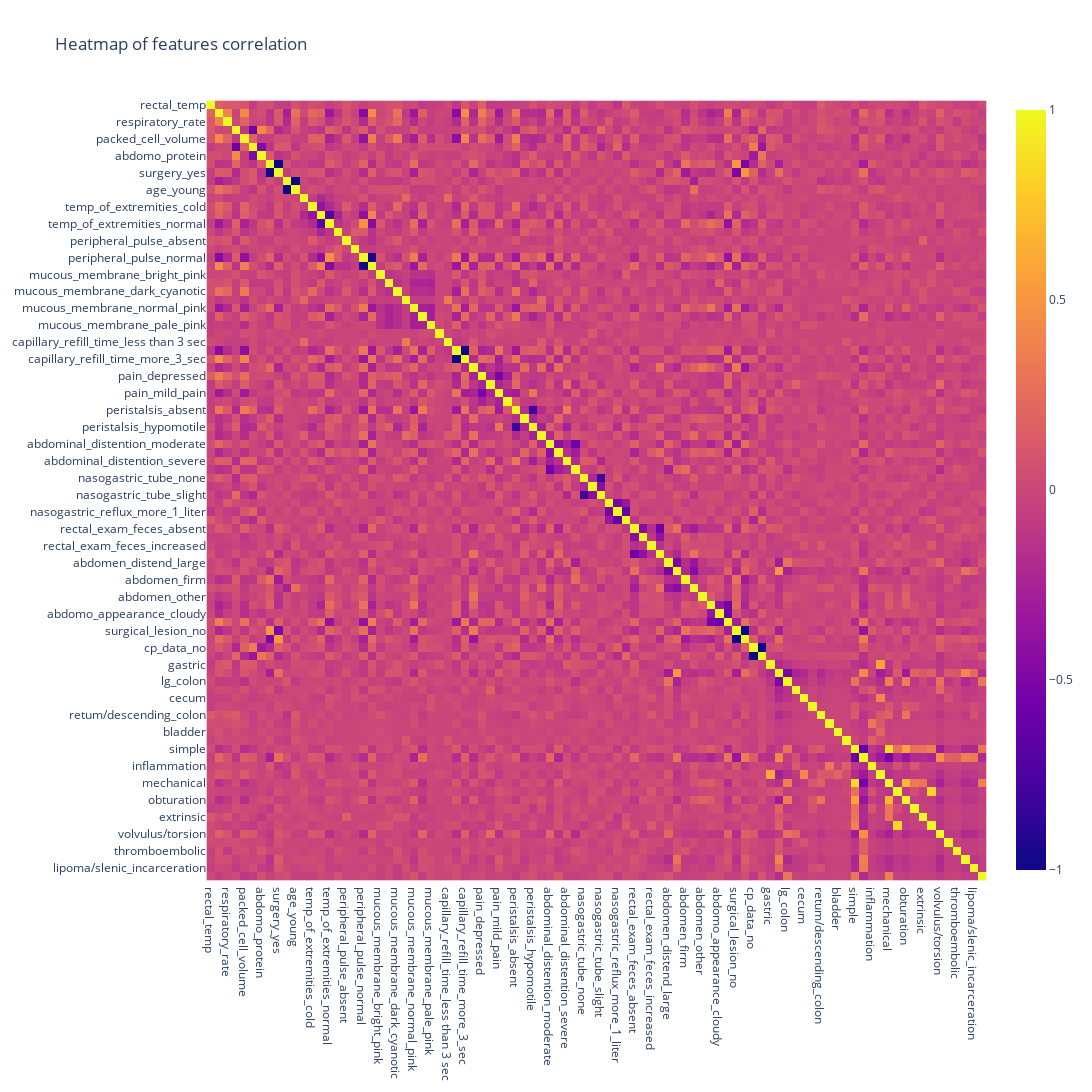

Write notebook code for a chart like this one.
### Code cell
fig = px.imshow(corr,
          title='Heatmap of features correlation',
          height=2000,
          width=2000)
fig.show()

### Figure 1 — Plotly figure (JSON) as saved in the notebook; plotly's stock layout.template omitted (floating-point values rounded to 4 significant figures; data arrays with more than 128 entries replaced by an {"elided": "..."} marker saying what was removed)
{"data": [{"coloraxis": "coloraxis", "hovertemplate": "x: %{x}<br>y: %{y}<br>color: %{z}<extra></extra>", "name": "0", "type": "heatmap", "x": ["rectal_temp", "pulse", "respiratory_rate", "nasogastric_reflux_ph", "packed_cell_volume", "total_protein", "abdomo_protein", "surgery_no", "surgery_yes", "age_adult", "age_young", "temp_of_extremities_Normal", "temp_of_extremities_cold", "temp_of_extremities_cool", "temp_of_extremities_normal", "temp_of_extremities_warm", "peripheral_pulse_absent", "peripheral_pulse_increased", "peripheral_pulse_normal", "peripheral_pulse_reduced", "mucous_membrane_bright_pink", "mucous_membrane_bright_red", "mucous_membrane_dark_cyanotic", "mucous_membrane_normal pink", "mucous_membrane_normal_pink", "mucous_membrane_pale_cyanotic", "mucous_membrane_pale_pink", "capillary_refill_time_3", "capillary_refill_time_less than 3 sec", "capillary_refill_time_less_3_sec", "capillary_refill_time_more_3_sec", "pain_alert", "pain_depressed", "pain_extreme_pain", "pain_mild_pain", "pain_severe_pain", "peristalsis_absent", "peristalsis_hypermotile", "peristalsis_hypomotile", "peristalsis_normal", "abdominal_distention_moderate", "abdominal_distention_none", "abdominal_distention_severe", "abdominal_distention_slight", "nasogastric_tube_none", "nasogastric_tube_significant", "nasogastric_tube_slight", "nasogastric_reflux_less_1_liter", "nasogastric_reflux_more_1_liter", "nasogastric_reflux_none", "rectal_exam_feces_absent", "rectal_exam_feces_decreased", "rectal_exam_feces_increased", "rectal_exam_feces_normal", "abdomen_distend_large", "abdomen_distend_small", "abdomen_firm", "abdomen_normal", "abdomen_other", "abdomo_appearance_clear", "abdomo_appearance_cloudy", "abdomo_appearance_serosanguious", "surgical_lesion_no", "surgical_lesion_yes", "cp_data_no", "cp_data_yes", "gastric", "sm_intestine", "lg_colon", "lg_colon_and_cecum", "cecum", "transverse_colon", "retum/descending_colon", "uterus", "bladder", "all_intestinal_sites", "simple", "strangulation", "inflammation", "other", "mechanical", "paralytic", "obturation", "intrinsic", "extrinsic", "adynamic", "volvulus/torsion", "intussuption", "thromboembolic", "hernia", "lipoma/slenic_incarceration", "displacement"], "xaxis": "x", "y": ["rectal_temp", "pulse", "respiratory_rate", "nasogastric_reflux_ph", "packed_cell_volume", "total_protein", "abdomo_protein", "surgery_no", "surgery_yes", "age_adult", "age_young", "temp_of_extremities_Normal", "temp_of_extremities_cold", "temp_of_extremities_cool", "temp_of_extremities_normal", "temp_of_extremities_warm", "peripheral_pulse_absent", "peripheral_pulse_increased", "peripheral_pulse_normal", "peripheral_pulse_reduced", "mucous_membrane_bright_pink", "mucous_membrane_bright_red", "mucous_membrane_dark_cyanotic", "mucous_membrane_normal pink", "mucous_membrane_normal_pink", "mucous_membrane_pale_cyanotic", "mucous_membrane_pale_pink", "capillary_refill_time_3", "capillary_refill_time_less than 3 sec", "capillary_refill_time_less_3_sec", "capillary_refill_time_more_3_sec", "pain_alert", "pain_depressed", "pain_extreme_pain", "pain_mild_pain", "pain_severe_pain", "peristalsis_absent", "peristalsis_hypermotile", "peristalsis_hypomotile", "peristalsis_normal", "abdominal_distention_moderate", "abdominal_distention_none", "abdominal_distention_severe", "abdominal_distention_slight", "nasogastric_tube_none", "nasogastric_tube_significant", "nasogastric_tube_slight", "nasogastric_reflux_less_1_liter", "nasogastric_reflux_more_1_liter", "nasogastric_reflux_none", "rectal_exam_feces_absent", "rectal_exam_feces_decreased", "rectal_exam_feces_increased", "rectal_exam_feces_normal", "abdomen_distend_large", "abdomen_distend_small", "abdomen_firm", "abdomen_normal", "abdomen_other", "abdomo_appearance_clear", "abdomo_appearance_cloudy", "abdomo_appearance_serosanguious", "surgical_lesion_no", "surgical_lesion_yes", "cp_data_no", "cp_data_yes", "gastric", "sm_intestine", "lg_colon", "lg_colon_and_cecum", "cecum", "transverse_colon", "retum/descending_colon", "uterus", "bladder", "all_intestinal_sites", "simple", "strangulation", "inflammation", "other", "mechanical", "paralytic", "obturation", "intrinsic", "extrinsic", "adynamic", "volvulus/torsion", "intussuption", "thromboembolic", "hernia", "lipoma/slenic_incarceration", "displacement"], "yaxis": "y", "z": {"elided": "92x92 float values"}}], "layout": {"coloraxis": {"colorscale": [[0, "#0d0887"], [0.1111, "#46039f"], [0.2222, "#7201a8"], [0.3333, "#9c179e"], [0.4444, "#bd3786"], [0.5556, "#d8576b"], [0.6667, "#ed7953"], [0.7778, "#fb9f3a"], [0.8889, "#fdca26"], [1, "#f0f921"]]}, "height": 2000, "title": {"text": "Heatmap of features correlation"}, "width": 2000, "xaxis": {"anchor": "y", "constrain": "domain", "domain": [0, 1], "scaleanchor": "y"}, "yaxis": {"anchor": "x", "autorange": "reversed", "constrain": "domain", "domain": [0, 1]}}}
